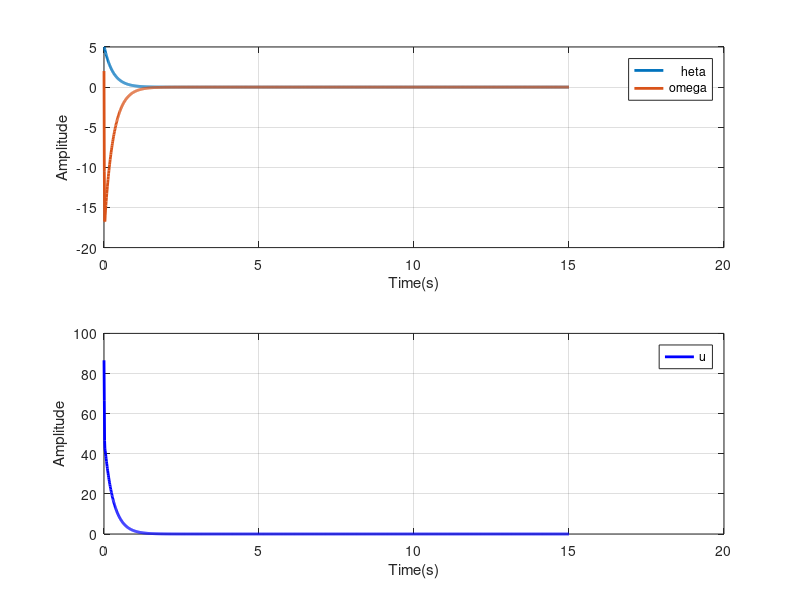

The MATLAB source for this figure:

clc, clear, close all

%%%%%%%%%%%%%%%%%%%%%%%%%%%%%%%%%

t0 = 0;
tf = 15;
ts = 0.01;
t = t0:ts:tf;
nt = numel(t);

A = [ 0,     1;
     327,    0];

B = [   0;
     -33.33];

C = [1 0];

%%%%%%%%%%%%%%%%%%%%%%%%%%%%%%%%%

sysc = ss(A, B, C, 0);
sysd = c2d(sysc, ts, "zoh");

Ad = sysd.A;
Bd = sysd.B;

%%%%%%%%%%%%%%%%%%%%%%%%%%%%%%%%%

xref = [0, 0]';

Q = diag([100, 5]);

R = 0.5;

Np = 10;
Nc = 5;

nx = size(Ad, 1);
nu = size(Bd, 2);

Phi = zeros(Np*nx, nx);
Gamma = zeros(Np*nx, Nc*nu);

for i=1:Np
    Phi((i-1)*nx+1:i*nx, :) = Ad^i;
    for j=1:Nc
        if i>=j
            Gamma((i-1)*nx+1:i*nx, (j-1)*nu+1:j*nu) = Ad^(i-j)*Bd;
        end
    end
end

%%%%%%%%%%%%%%%%%%%%%%%%%%%%%%%%%

Qbar = kron(eye(Np), Q);
Rbar = kron(eye(Nc), R);

H = Gamma'*Qbar*Gamma + Rbar;
F = Gamma'*Qbar*Phi;

Kall = H \ F;

Kmpc = Kall(1, :)

%%%%%%%%%%%%%%%%%%%%%%%%%%%%%%%%%

x = zeros(nx, nt);
x(:, 1) = [5, 2];

u = zeros(nt, 1);

for i=1:nt-1
    
    u(i) = -Kmpc*x(:, i);
    
    if u(i) > 1000
        u(i) = 1000;
    end

    if u(i) < -1000
        u(i) = -1000;
    end

    if i>1
        if u(i) > u(i-1) + 20
           u(i) = u(i-1) + 20;
        end
        if u(i) < u(i-1) - 20
           u(i) = u(i-1) - 20;
        end
    end

    x(:, i+1) = Ad*x(:, i) + Bd*u(i);
    
end

%%%%%%%%%%%%%%%%%%%%%%%%%%%%%%%%%

figure(1)
subplot(2, 1, 1)
plot(t, x, "LineWidth", 2)
grid on
xlabel("Time(s)")
ylabel("Amplitude")
legend("\theta", "\omega")

subplot(2, 1, 2)
plot(t, u, "b", "LineWidth", 2)
grid on
xlabel("Time(s)")
ylabel("Amplitude")
legend("u")
